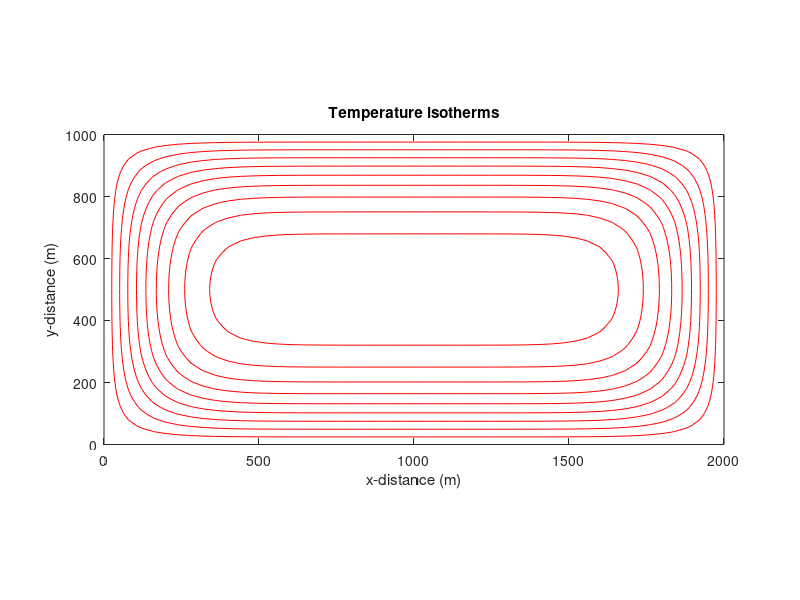

The MATLAB script that drew this image:
%----------------------------------------------------
% Program: diffusion2d.m
% 2D FEM - diffusion equation
% Discretisation with 4-node quadrilaterals
%----------------------------------------------------
clear
seconds_per_yr = 60*60*24*365 ; % seconds in 1 year
% physical parameters
kappa = 1e-6 ; % thermal diffusivity, m^2/s
lx = 1e3*2
; % width of domain, m
ly = 1e3
; % depth of domain, m
H = 0*1e-9 ; % heat source, o K/s
Tb = 0 ;
% fixed boundary temperature
Ti = 1 ;
% initial temperature
% numerical parameters
ndim = 2;
% number of spatial dimensions
nod = 4;
% number of nodes per element
nelx = 50;
% number of elements in x-direction
nely = 50;
% number of elements in y-direction
nels = nelx*nely ; % total number of elements
nx= nelx+1 ;
% number of nodes in x-direction
ny= nely+1 ;
% number of nodes in y-direction
nn= nx*ny ;
% total number of nodes
nip= 4;
% number of integration points
dx= lx/nelx ;
% element length in x-direction
dy= ly/nely ;
% element length in y-direction
dt= 10*seconds_per_yr ; % time step (s)
ntime = 60 ;
% number of time steps to perform
kay= eye(ndim)*kappa ; % thermal diffusivity tensor
% define mesh (numbering in y direction)
g_coord = zeros(ndim,nn) ;
n = 1 ;

for i=1:nx
  for j=1:ny
    g_coord(1,n) = (i-1)*dx ;
    g_coord(2,n) = (j-1)*dy ;
    n = n + 1 ;
  end
end

% establish elem-node connectivity
gnumbers = reshape(1:nn,[ny nx]) ;
iel = 1 ;
for i=1:nelx
  for j=1:nely
    g_num(1,iel) = gnumbers(j,i) ;
    g_num(2,iel) = gnumbers(j+1,i) ;
    g_num(3,iel) = gnumbers(j+1,i+1);
    g_num(4,iel) = gnumbers(j,i+1);
    iel = iel + 1 ;
  end
end

% find boundary nodes
eps = 0.01*min(dx,dy) ;
% small fraction of dx or dy
bx0 = find(g_coord(1,:) <= 0+eps) ; % nodes on x=0 boundary
bxn = find(g_coord(1,:) >= lx-eps) ; % nodes on x=lx boundary
by0 = find(g_coord(2,:) <= 0+eps) ; % nodes on y=0 boundary
byn = find(g_coord(2,:) >= ly-eps) ; % nodes on y=ly boundary
% define boundary conditions
bcdof = unique([bx0 bxn by0 byn]) ; % boundary nodes
bcval = Tb*ones(1,length(bcdof)) ; % boundary temperatures
% gauss integration data
points = zeros(nip,ndim); % location of points
root3 = 1./sqrt(3);
points(1,1)=-root3; points(1,2)= root3;
points(2,1)= root3; points(2,2)= root3;
points(3,1)=-root3; points(3,2)=-root3;
points(4,1)= root3; points(4,2)=-root3;
wts = ones(1,4) ; % weights
% save shape functions and their derivatives in local coordinates
% evaluated at integration points
for k=1:nip
xi = points(k,1) ;
eta = points(k,2) ;
etam = 0.25*(1-eta); etap = 0.25*(1+eta) ;
xim = 0.25*(1-xi) ; xip = 0.25*(1+xi) ;
fun = 4*[xim*etam xim*etap xip*etap xip*etam ] ;
fun_s(k,:) = fun ; % shape functions
der(1,1)=-etam; der(1,2)=-etap; der(1,3)=etap; der(1,4)=etam ;
der(2,1)=-xim; der(2,2)=xim;
der(2,3)=xip; der(2,4)=-xip ;
der_s(:,:,k) = der ; % derivatives of shape function
end
% initialise arrays
ff = zeros(nn,1);
b = zeros(nn,1);
lhs = sparse(nn,nn);
rhs = sparse(nn,nn);

% x and y grids for plotting
xgrid = reshape(g_coord(1,:),ny,nx) ;
ygrid = reshape(g_coord(2,:),ny,nx) ;
%----------------------------------------------------
% matrix integration and assembly
%----------------------------------------------------
for iel=1:nels % sum over elements
  num = g_num(:,iel)
  coord = g_coord(:,num)' ; % element coordinates
  KM = zeros(nod,nod);
  MM = zeros(nod,nod);
  F = zeros(nod,1);
  for k = 1:nip % integration loop
    fun = fun_s(k,:) ; % shape functions
    der = der_s(:,:,k) ; % der. of shape functions in local coordinates
    jac = der*coord ;
    detjac = det(jac) ;
    invjac = inv(jac) ;
    deriv = invjac*der ;
    KM = KM + deriv'*kay*deriv*detjac*wts(k) ; % stiffness matrix
    MM = MM + fun'*fun*detjac*wts(k) ;
    F = F + fun'*H*detjac*wts(k) ;
% load vector
end
% assemble global matrices and vector
lhs(num,num) = lhs(num,num) + MM/dt + KM ;
rhs(num,num) = rhs(num,num) + MM/dt;
ff(num) = ff(num) + F;
end
%----------------------------------------------------
% time loop
%----------------------------------------------------
displ = Ti*ones(nn,1) ;% initial conditions
time = 0 ; % initialise time
for n=1:ntime
  time = time + dt ;
  b = rhs*displ + ff;
  lhs(bcdof,:) = 0 ;
  tmp = spdiags(lhs,0) ;
  tmp(bcdof)=1 ;
  lhs=spdiags(tmp,0,lhs);
  b(bcdof) = bcval ; %
  displ = lhs \ b ; % solve system of equations

%----------------------------------------------------
% exact solution from Carslaw and Jaeger (1959)
% page 173, eqns 6 and 11
nterms = 100 ;
t=time; x=xgrid-lx/2; y=ygrid-ly/2 ;
l = lx/2 ; b = ly/2;
sumx = 0 ; sumy = 0 ;
for m=0:nterms
  eterm = exp(-kappa*(2*m+1)^2*pi^2*t/(4*l^2));
  costerm = cos((2*m+1)*pi*x/(2*l)) ;
  sumx = sumx + (-1)^m/(2*m+1)*eterm*costerm ;
  eterm = exp(-kappa*(2*m+1)^2*pi^2*t/(4*b^2));
  costerm = cos((2*m+1)*pi*y/(2*b)) ;
  sumy = sumy + (-1)^m/(2*m+1)*eterm*costerm ;
end
psix = 4/pi*sumx ;
psiy = 4/pi*sumy ;
exact = psix.*psiy ;
%----------------------------------------------------
% plot numerical and exact solutions
figure(1)
solution = reshape(displ,ny,nx) ;
isotherms = [0.1 0.2 0.3 0.4 0.5 0.6 0.7 0.8 0.9] ;
contour(xgrid,ygrid,solution,isotherms,'b.')
hold on

contour(xgrid,ygrid,exact,isotherms,'r')
xlabel('x-distance (m)')
ylabel('y-distance (m)')
title('Temperature isotherms')
axis equal
hold off
drawnow
end
